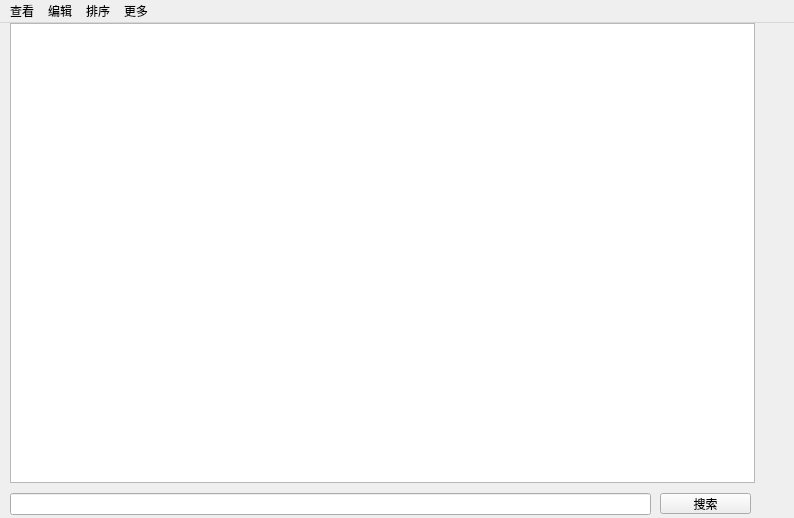
<?xml version="1.0" encoding="UTF-8"?>
<ui version="4.0">
 <class>MainWindow</class>
 <widget class="QMainWindow" name="MainWindow">
  <property name="geometry">
   <rect>
    <x>0</x>
    <y>0</y>
    <width>794</width>
    <height>518</height>
   </rect>
  </property>
  <property name="windowTitle">
   <string>MainWindow</string>
  </property>
  <property name="windowIcon">
   <iconset resource="resources.qrc">
    <normaloff>:/pictures/icon.jpg</normaloff>:/pictures/icon.jpg</iconset>
  </property>
  <property name="styleSheet">
   <string notr="true"/>
  </property>
  <widget class="QWidget" name="centralwidget">
   <widget class="QTableView" name="tableView">
    <property name="geometry">
     <rect>
      <x>10</x>
      <y>0</y>
      <width>745</width>
      <height>460</height>
     </rect>
    </property>
    <property name="minimumSize">
     <size>
      <width>745</width>
      <height>460</height>
     </size>
    </property>
    <property name="maximumSize">
     <size>
      <width>745</width>
      <height>460</height>
     </size>
    </property>
   </widget>
   <widget class="QLineEdit" name="searchEdit">
    <property name="geometry">
     <rect>
      <x>10</x>
      <y>470</y>
      <width>641</width>
      <height>22</height>
     </rect>
    </property>
   </widget>
   <widget class="QPushButton" name="searchButton">
    <property name="geometry">
     <rect>
      <x>660</x>
      <y>470</y>
      <width>91</width>
      <height>21</height>
     </rect>
    </property>
    <property name="minimumSize">
     <size>
      <width>91</width>
      <height>21</height>
     </size>
    </property>
    <property name="maximumSize">
     <size>
      <width>91</width>
      <height>21</height>
     </size>
    </property>
    <property name="text">
     <string>搜索</string>
    </property>
   </widget>
  </widget>
  <widget class="QMenuBar" name="menubar">
   <property name="geometry">
    <rect>
     <x>0</x>
     <y>0</y>
     <width>794</width>
     <height>17</height>
    </rect>
   </property>
   <widget class="QMenu" name="viewMenu">
    <property name="title">
     <string>查看</string>
    </property>
    <addaction name="allAct"/>
    <addaction name="relativeAct"/>
    <addaction name="friendAct"/>
    <addaction name="classmateAct"/>
    <addaction name="colleagueAct"/>
   </widget>
   <widget class="QMenu" name="editMenu">
    <property name="title">
     <string>编辑</string>
    </property>
    <addaction name="modifyAct"/>
    <addaction name="delAct"/>
    <addaction name="addAct"/>
   </widget>
   <widget class="QMenu" name="sortMenu">
    <property name="title">
     <string>排序</string>
    </property>
    <addaction name="sortName"/>
    <addaction name="sortBirthday"/>
   </widget>
   <widget class="QMenu" name="moreMenu">
    <property name="title">
     <string>更多</string>
    </property>
    <addaction name="countBirthMonthAct"/>
    <addaction name="sendCongratulationAct"/>
   </widget>
   <addaction name="viewMenu"/>
   <addaction name="editMenu"/>
   <addaction name="sortMenu"/>
   <addaction name="moreMenu"/>
  </widget>
  <action name="allAct">
   <property name="text">
    <string>全部</string>
   </property>
  </action>
  <action name="relativeAct">
   <property name="text">
    <string>亲戚</string>
   </property>
  </action>
  <action name="friendAct">
   <property name="text">
    <string>朋友</string>
   </property>
  </action>
  <action name="classmateAct">
   <property name="text">
    <string>同学</string>
   </property>
  </action>
  <action name="colleagueAct">
   <property name="text">
    <string>同事</string>
   </property>
  </action>
  <action name="modifyAct">
   <property name="text">
    <string>修改</string>
   </property>
  </action>
  <action name="delAct">
   <property name="text">
    <string>删除</string>
   </property>
  </action>
  <action name="addAct">
   <property name="text">
    <string>新建</string>
   </property>
  </action>
  <action name="sortName">
   <property name="text">
    <string>按姓氏首字母</string>
   </property>
  </action>
  <action name="sortBirthday">
   <property name="text">
    <string>按出生日期</string>
   </property>
  </action>
  <action name="countBirthMonthAct">
   <property name="text">
    <string>统计各月份出生人数</string>
   </property>
  </action>
  <action name="sendCongratulationAct">
   <property name="text">
    <string>近期生日发送祝福</string>
   </property>
  </action>
 </widget>
 <resources>
  <include location="resources.qrc"/>
 </resources>
 <connections/>
</ui>
